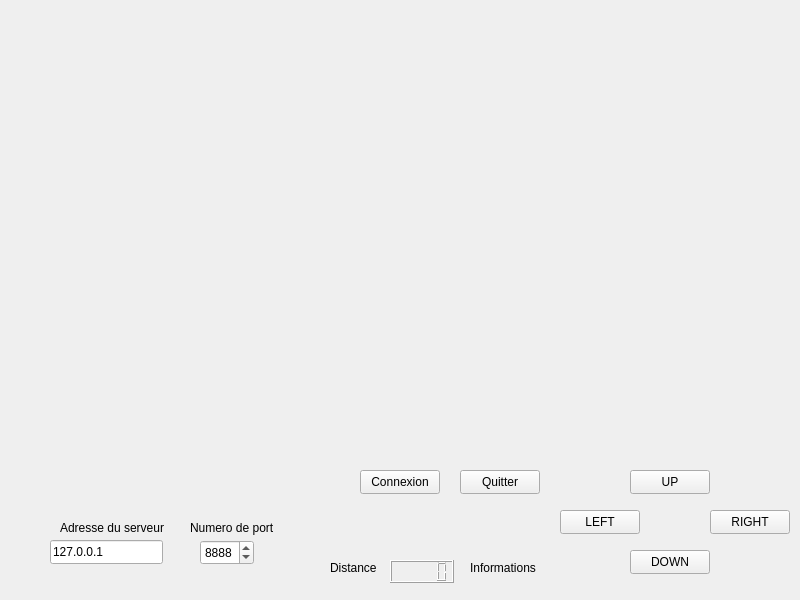
<?xml version="1.0" encoding="UTF-8"?>
<ui version="4.0">
 <class>ClientCrawler</class>
 <widget class="QWidget" name="ClientCrawler">
  <property name="geometry">
   <rect>
    <x>0</x>
    <y>0</y>
    <width>800</width>
    <height>600</height>
   </rect>
  </property>
  <property name="windowTitle">
   <string>ClientCrawler</string>
  </property>
  <widget class="QPushButton" name="pushButtonUp">
   <property name="geometry">
    <rect>
     <x>630</x>
     <y>470</y>
     <width>80</width>
     <height>24</height>
    </rect>
   </property>
   <property name="text">
    <string>UP</string>
   </property>
  </widget>
  <widget class="QPushButton" name="pushButtonDown">
   <property name="geometry">
    <rect>
     <x>630</x>
     <y>550</y>
     <width>80</width>
     <height>24</height>
    </rect>
   </property>
   <property name="text">
    <string>DOWN</string>
   </property>
  </widget>
  <widget class="QPushButton" name="pushButtonLeft">
   <property name="geometry">
    <rect>
     <x>560</x>
     <y>510</y>
     <width>80</width>
     <height>24</height>
    </rect>
   </property>
   <property name="text">
    <string>LEFT</string>
   </property>
  </widget>
  <widget class="QPushButton" name="pushButtonRight">
   <property name="geometry">
    <rect>
     <x>710</x>
     <y>510</y>
     <width>80</width>
     <height>24</height>
    </rect>
   </property>
   <property name="text">
    <string>RIGHT</string>
   </property>
  </widget>
  <widget class="QLCDNumber" name="lcdNumberDistance">
   <property name="geometry">
    <rect>
     <x>390</x>
     <y>560</y>
     <width>64</width>
     <height>23</height>
    </rect>
   </property>
  </widget>
  <widget class="QPushButton" name="pushButtonQuitter">
   <property name="geometry">
    <rect>
     <x>460</x>
     <y>470</y>
     <width>80</width>
     <height>24</height>
    </rect>
   </property>
   <property name="text">
    <string>Quitter</string>
   </property>
  </widget>
  <widget class="QPushButton" name="pushButtonConnexion">
   <property name="geometry">
    <rect>
     <x>360</x>
     <y>470</y>
     <width>80</width>
     <height>24</height>
    </rect>
   </property>
   <property name="text">
    <string>Connexion</string>
   </property>
  </widget>
  <widget class="QLineEdit" name="lineEditAdresseServeur">
   <property name="geometry">
    <rect>
     <x>50</x>
     <y>540</y>
     <width>113</width>
     <height>24</height>
    </rect>
   </property>
   <property name="text">
    <string>127.0.0.1</string>
   </property>
  </widget>
  <widget class="QSpinBox" name="spinBoxPortServeur">
   <property name="geometry">
    <rect>
     <x>200</x>
     <y>540</y>
     <width>54</width>
     <height>25</height>
    </rect>
   </property>
   <property name="maximum">
    <number>9999</number>
   </property>
   <property name="value">
    <number>8888</number>
   </property>
  </widget>
  <widget class="QLabel" name="labelAdresseServeur">
   <property name="geometry">
    <rect>
     <x>60</x>
     <y>520</y>
     <width>113</width>
     <height>16</height>
    </rect>
   </property>
   <property name="text">
    <string>Adresse du serveur</string>
   </property>
  </widget>
  <widget class="QLabel" name="labelNumeroPort">
   <property name="geometry">
    <rect>
     <x>190</x>
     <y>520</y>
     <width>95</width>
     <height>16</height>
    </rect>
   </property>
   <property name="text">
    <string>Numero de port</string>
   </property>
  </widget>
  <widget class="QLabel" name="labelDistance">
   <property name="geometry">
    <rect>
     <x>330</x>
     <y>560</y>
     <width>58</width>
     <height>16</height>
    </rect>
   </property>
   <property name="text">
    <string>Distance</string>
   </property>
  </widget>
  <widget class="QLabel" name="labelInformations">
   <property name="geometry">
    <rect>
     <x>470</x>
     <y>560</y>
     <width>76</width>
     <height>16</height>
    </rect>
   </property>
   <property name="text">
    <string>Informations</string>
   </property>
  </widget>
 </widget>
 <resources/>
 <connections>
  <connection>
   <sender>pushButtonQuitter</sender>
   <signal>clicked()</signal>
   <receiver>ClientCrawler</receiver>
   <slot>close()</slot>
   <hints>
    <hint type="sourcelabel">
     <x>501</x>
     <y>476</y>
    </hint>
    <hint type="destinationlabel">
     <x>532</x>
     <y>443</y>
    </hint>
   </hints>
  </connection>
 </connections>
</ui>
